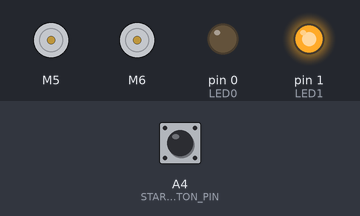
A sketch run on a simulated Arduino Uno, built with avr-gcc and run on an emulated ATmega328P. Parts: 2 × DC motor (green arrow = forward, orange = backward, longer = faster), output pins drawn as LEDs (lit = HIGH). The inputs (shaded band) are chosen by the test bench; at power-on: A4 (START_BUTTON_PIN) HIGH. At 10.0 s the program stops and its outputs stay as they are.

Above: at 2.0 s.
2.1 s: A4 (START_BUTTON_PIN) pulled LOW for 0.75 s
At 4.0 s:
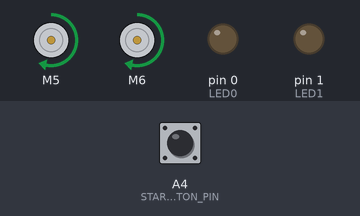
At 6.7 s:
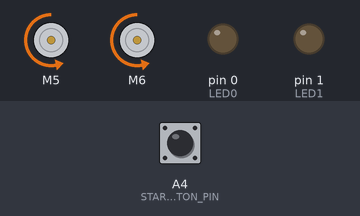
Timing chart, 0 to 11.5 s (numbered marks = the images above; inputs shaded):
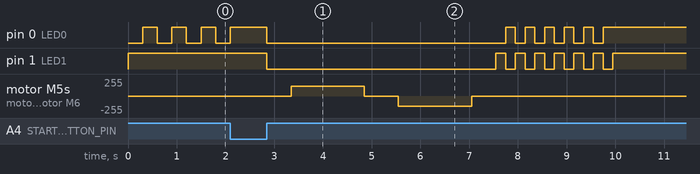

Measured:
- after the input at 2.1 s, pin 1 (LED1): HIGH → LOW after 0.75 s, then repeats every 0.40 s: HIGH 0.20 s, LOW 0.20 s, until it stays HIGH from 10.0 s; motor M5, motor M6: stopped → forward 150/255 after 1.3 s, → stopped 1.5 s later, → backward 150/255 0.70 s later, → stopped 1.5 s later

The sketch:

01-motor-test.ino
```cpp
/*******************************************************************************
 * 01 — Motor Test
 * Cytron URC10 Sumo Robot Controller
 *
 * PURPOSE:
 * Test that Motor 1 (Left) and Motor 2 (Right) are connected correctly
 * and spinning in the expected direction BEFORE using the full sumo code.
 *
 * TESTING STEPS:
 * -----------------------------------------------------------------------
 * Step 1: Connect the URC10 to your PC via Micro USB.
 * Step 2: Select Board: Arduino Uno | Port: your COM port.
 * Step 3: Upload this sketch.
 * Step 4: ** LIFT THE ROBOT WHEELS OFF THE GROUND BEFORE PRESSING START **
 * Step 5: Press the Start button (A4) — this is the standard pin for the 1KG kit wiring.
 * Step 6: Watch the wheels spin and confirm:
 *           - Both wheels spin FORWARD (outward from the robot body)
 *           - Both wheels spin BACKWARD (inward)
 *           - The robot halts after the test sequence
 * Step 7: If one wheel spins the wrong way, swap its two wires on the
 *           motor terminal for that motor (flip + and –).
 * -----------------------------------------------------------------------
 *
 * MOTOR PINS (internally wired on the URC10 — do not change):
 *   Motor Left  (Motor 1): PWM = D5, Direction = D4
 *   Motor Right (Motor 2): PWM = D6, Direction = D7
 *   D4, D5, D6, D7 are RESERVED — never use them for sensors or LEDs.
 *
 * HARDWARE: Cytron URC10 Sumo Robot Controller
 * BOARD:    Arduino Uno (select in Arduino IDE)
 * LIBRARY:  Cytron Motor Drivers Library
 *******************************************************************************/

#include <CytronMotorDriver.h>

// --- Pin Definitions ---
#define LED0   0   // Onboard LED 0 (active-low: LOW = ON, HIGH = OFF)
#define LED1   1   // Onboard LED 1 (active-low: LOW = ON, HIGH = OFF)
// START_BUTTON_PIN = A4
// This matches the 1KG Autonomous Sumo Robot Starter Kit wiring guide.
// If you wired your button to D13 or D2 instead, change A4 below to match.
#define START_BUTTON_PIN A4  // Start button (active-low: pressed = LOW)

// --- Motor Objects ---
// CytronMD(mode, pwmPin, dirPin)
// Motor Left  (Motor 1): PWM on D5, Direction on D4
// Motor Right (Motor 2): PWM on D6, Direction on D7
// ⚠️ D4, D5, D6, D7 are internally wired to the motor driver on the URC10.
//    Do NOT use them for anything else in your sketch.
CytronMD motorL(PWM_DIR, 5, 4);
CytronMD motorR(PWM_DIR, 6, 7);


/*******************************************************************************
 * setup()
 * Runs once on power-up. Configures pins and waits for the Start button.
 *******************************************************************************/
void setup() {
  pinMode(START_BUTTON_PIN, INPUT_PULLUP);
  pinMode(LED0,   OUTPUT);
  pinMode(LED1,   OUTPUT);

  // Turn both LEDs off on startup.
  // Active-low: write HIGH to turn OFF.
  digitalWrite(LED0, HIGH);
  digitalWrite(LED1, HIGH);

  // Stop both motors immediately on startup — safety first.
  motorL.setSpeed(0);
  motorR.setSpeed(0);

  // Blink LED0 slowly while waiting for the Start button.
  // This confirms the board is powered and ready.
  while (digitalRead(START_BUTTON_PIN) == HIGH) {  // START_BUTTON_PIN reads HIGH when NOT pressed
    digitalWrite(LED0, LOW);   // LED on
    delay(300);
    digitalWrite(LED0, HIGH);  // LED off
    delay(300);
  }

  // Wait for the button to be fully released before starting the test.
  while (digitalRead(START_BUTTON_PIN) == LOW);

  // Both LEDs on = test is about to begin.
  digitalWrite(LED0, LOW);
  digitalWrite(LED1, LOW);
  delay(500);  // Short pause before first movement
}


/*******************************************************************************
 * loop()
 * Runs the motor test sequence once, then stops.
 *
 * Sequence:
 *   1. Forward at low speed  → stop
 *   2. Reverse at low speed  → stop
 *   3. Test complete — LEDs blink and halt
 *******************************************************************************/
void loop() {

  // -----------------------------------------------------------------------
  // Step 1: FORWARD at low safe speed (150 out of 255 max)
  // setSpeed(positive) = forward direction
  // Expected: both wheels spin forward
  // -----------------------------------------------------------------------
  motorL.setSpeed(150);
  motorR.setSpeed(150);
  delay(1500);  // Run for 1.5 seconds

  // Stop both motors.
  motorL.setSpeed(0);
  motorR.setSpeed(0);
  delay(700);  // Pause before next step

  // -----------------------------------------------------------------------
  // Step 2: REVERSE at low safe speed
  // setSpeed(negative) = reverse direction
  // Expected: both wheels spin backward
  // -----------------------------------------------------------------------
  motorL.setSpeed(-150);
  motorR.setSpeed(-150);
  delay(1500);  // Run for 1.5 seconds

  // Stop both motors.
  motorL.setSpeed(0);
  motorR.setSpeed(0);
  delay(500);

  // -----------------------------------------------------------------------
  // Test complete — blink both LEDs to signal done.
  // -----------------------------------------------------------------------
  for (int i = 0; i < 6; i++) {
    digitalWrite(LED0, LOW);
    digitalWrite(LED1, HIGH);
    delay(200);
    digitalWrite(LED0, HIGH);
    digitalWrite(LED1, LOW);
    delay(200);
  }

  // Turn LEDs off and halt here permanently.
  // Upload new code or press the reset button to run the test again.
  digitalWrite(LED0, HIGH);
  digitalWrite(LED1, HIGH);
  while (1);
}
```
